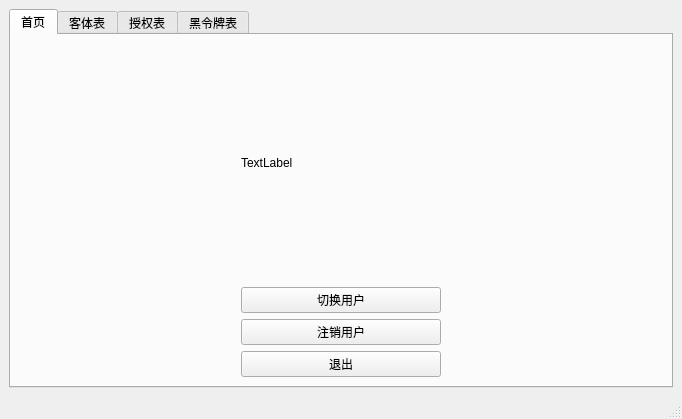
<?xml version="1.0" encoding="UTF-8"?>
<ui version="4.0">
 <class>MainWindow</class>
 <widget class="QMainWindow" name="MainWindow">
  <property name="geometry">
   <rect>
    <x>0</x>
    <y>0</y>
    <width>682</width>
    <height>419</height>
   </rect>
  </property>
  <property name="windowTitle">
   <string>MainWindow</string>
  </property>
  <widget class="QWidget" name="centralwidget">
   <layout class="QHBoxLayout" name="horizontalLayout_6">
    <item>
     <widget class="QTabWidget" name="tabWidget">
      <property name="currentIndex">
       <number>0</number>
      </property>
      <widget class="QWidget" name="tab">
       <attribute name="title">
        <string>首页</string>
       </attribute>
       <layout class="QHBoxLayout" name="horizontalLayout_7">
        <item>
         <layout class="QHBoxLayout" name="horizontalLayout">
          <item>
           <spacer name="horizontalSpacer_2">
            <property name="orientation">
             <enum>Qt::Horizontal</enum>
            </property>
            <property name="sizeHint" stdset="0">
             <size>
              <width>40</width>
              <height>20</height>
             </size>
            </property>
           </spacer>
          </item>
          <item>
           <layout class="QVBoxLayout" name="verticalLayout">
            <item>
             <spacer name="verticalSpacer">
              <property name="orientation">
               <enum>Qt::Vertical</enum>
              </property>
              <property name="sizeHint" stdset="0">
               <size>
                <width>20</width>
                <height>40</height>
               </size>
              </property>
             </spacer>
            </item>
            <item>
             <widget class="QLabel" name="label">
              <property name="text">
               <string>TextLabel</string>
              </property>
             </widget>
            </item>
            <item>
             <spacer name="verticalSpacer_5">
              <property name="orientation">
               <enum>Qt::Vertical</enum>
              </property>
              <property name="sizeHint" stdset="0">
               <size>
                <width>20</width>
                <height>40</height>
               </size>
              </property>
             </spacer>
            </item>
            <item>
             <widget class="QPushButton" name="uCangeButton">
              <property name="minimumSize">
               <size>
                <width>200</width>
                <height>0</height>
               </size>
              </property>
              <property name="text">
               <string>切换用户</string>
              </property>
             </widget>
            </item>
            <item>
             <widget class="QPushButton" name="clearButton">
              <property name="text">
               <string>注销用户</string>
              </property>
             </widget>
            </item>
            <item>
             <widget class="QPushButton" name="exitButton">
              <property name="minimumSize">
               <size>
                <width>200</width>
                <height>0</height>
               </size>
              </property>
              <property name="maximumSize">
               <size>
                <width>16777215</width>
                <height>16777215</height>
               </size>
              </property>
              <property name="text">
               <string>退出</string>
              </property>
             </widget>
            </item>
           </layout>
          </item>
          <item>
           <spacer name="horizontalSpacer">
            <property name="orientation">
             <enum>Qt::Horizontal</enum>
            </property>
            <property name="sizeHint" stdset="0">
             <size>
              <width>40</width>
              <height>20</height>
             </size>
            </property>
           </spacer>
          </item>
         </layout>
        </item>
       </layout>
      </widget>
      <widget class="QWidget" name="tab_2">
       <attribute name="title">
        <string>客体表</string>
       </attribute>
       <layout class="QHBoxLayout" name="horizontalLayout_5">
        <item>
         <layout class="QHBoxLayout" name="horizontalLayout_2">
          <item>
           <widget class="QTableView" name="tableView"/>
          </item>
          <item>
           <layout class="QVBoxLayout" name="verticalLayout_2">
            <item>
             <widget class="QPushButton" name="createButton">
              <property name="text">
               <string>创建客体</string>
              </property>
             </widget>
            </item>
            <item>
             <widget class="QPushButton" name="deleteButton">
              <property name="text">
               <string>删除客体</string>
              </property>
             </widget>
            </item>
            <item>
             <widget class="QPushButton" name="readButton">
              <property name="text">
               <string>读客体</string>
              </property>
             </widget>
            </item>
            <item>
             <widget class="QPushButton" name="writeButton">
              <property name="text">
               <string>写客体</string>
              </property>
             </widget>
            </item>
            <item>
             <spacer name="verticalSpacer_2">
              <property name="orientation">
               <enum>Qt::Vertical</enum>
              </property>
              <property name="sizeHint" stdset="0">
               <size>
                <width>20</width>
                <height>40</height>
               </size>
              </property>
             </spacer>
            </item>
           </layout>
          </item>
         </layout>
        </item>
       </layout>
      </widget>
      <widget class="QWidget" name="tab_3">
       <attribute name="title">
        <string>授权表</string>
       </attribute>
       <layout class="QVBoxLayout" name="verticalLayout_7">
        <item>
         <layout class="QHBoxLayout" name="horizontalLayout_3">
          <item>
           <layout class="QVBoxLayout" name="verticalLayout_3">
            <item>
             <widget class="QTableView" name="tableView_2"/>
            </item>
           </layout>
          </item>
          <item>
           <layout class="QVBoxLayout" name="verticalLayout_4">
            <item>
             <widget class="QPushButton" name="aAuthority">
              <property name="text">
               <string>添加授权</string>
              </property>
             </widget>
            </item>
            <item>
             <widget class="QPushButton" name="dAuthority">
              <property name="text">
               <string>撤销授权</string>
              </property>
             </widget>
            </item>
            <item>
             <spacer name="verticalSpacer_3">
              <property name="orientation">
               <enum>Qt::Vertical</enum>
              </property>
              <property name="sizeHint" stdset="0">
               <size>
                <width>20</width>
                <height>40</height>
               </size>
              </property>
             </spacer>
            </item>
           </layout>
          </item>
         </layout>
        </item>
       </layout>
      </widget>
      <widget class="QWidget" name="tab_4">
       <property name="mouseTracking">
        <bool>false</bool>
       </property>
       <property name="acceptDrops">
        <bool>false</bool>
       </property>
       <property name="autoFillBackground">
        <bool>false</bool>
       </property>
       <attribute name="title">
        <string>黑令牌表</string>
       </attribute>
       <layout class="QVBoxLayout" name="verticalLayout_6">
        <item>
         <layout class="QHBoxLayout" name="horizontalLayout_4">
          <item>
           <widget class="QTableView" name="tableView_3"/>
          </item>
          <item>
           <layout class="QVBoxLayout" name="verticalLayout_5">
            <item>
             <widget class="QPushButton" name="aBlackCard">
              <property name="text">
               <string>添加黑令牌</string>
              </property>
             </widget>
            </item>
            <item>
             <widget class="QPushButton" name="dBlackCard">
              <property name="text">
               <string>撤销黑令牌</string>
              </property>
             </widget>
            </item>
            <item>
             <spacer name="verticalSpacer_4">
              <property name="orientation">
               <enum>Qt::Vertical</enum>
              </property>
              <property name="sizeHint" stdset="0">
               <size>
                <width>20</width>
                <height>40</height>
               </size>
              </property>
             </spacer>
            </item>
           </layout>
          </item>
         </layout>
        </item>
       </layout>
      </widget>
     </widget>
    </item>
   </layout>
  </widget>
  <widget class="QMenuBar" name="menubar">
   <property name="geometry">
    <rect>
     <x>0</x>
     <y>0</y>
     <width>682</width>
     <height>22</height>
    </rect>
   </property>
  </widget>
  <widget class="QStatusBar" name="statusbar"/>
 </widget>
 <resources/>
 <connections/>
</ui>
